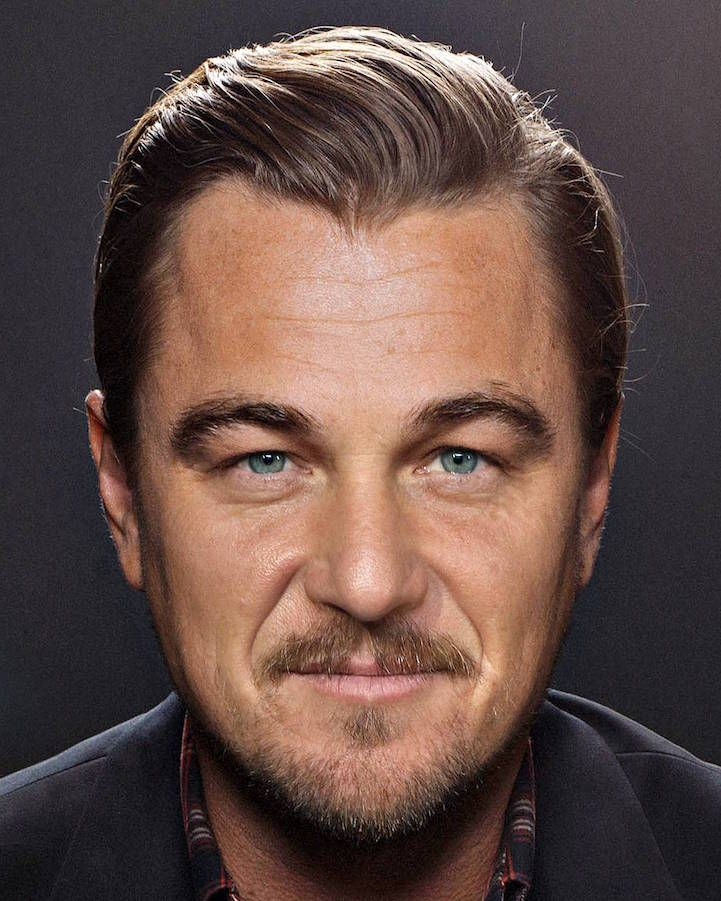
#> input picture image.png, 721 x 901 px
$ python file.py
#> lines starting #> are read from the running program, lines starting #| are printed output that depends on the picture; after the words box and inside, x2 and y2 are one past the last pixel; in counts of white or black regions, pixels touching at a corner belong together
import cv2
import sys

# Получаем путь к изображению из аргументов командной строки
if len(sys.argv) == 2:
    image_path = sys.argv[1]

else:
    image_path = "./image.png"


image = cv2.imread(image_path)
#> image is the input picture: shape (901, 721, 3); mean B, G, R 69.6, 75.8, 98.5

# Загружаем каскад для обнаружения лиц
face_cascade = cv2.CascadeClassifier(cv2.data.haarcascades + 'haarcascade_frontalface_default.xml')

# Преобразуем изображение в оттенки серого
gray = cv2.cvtColor(image, cv2.COLOR_BGR2GRAY)
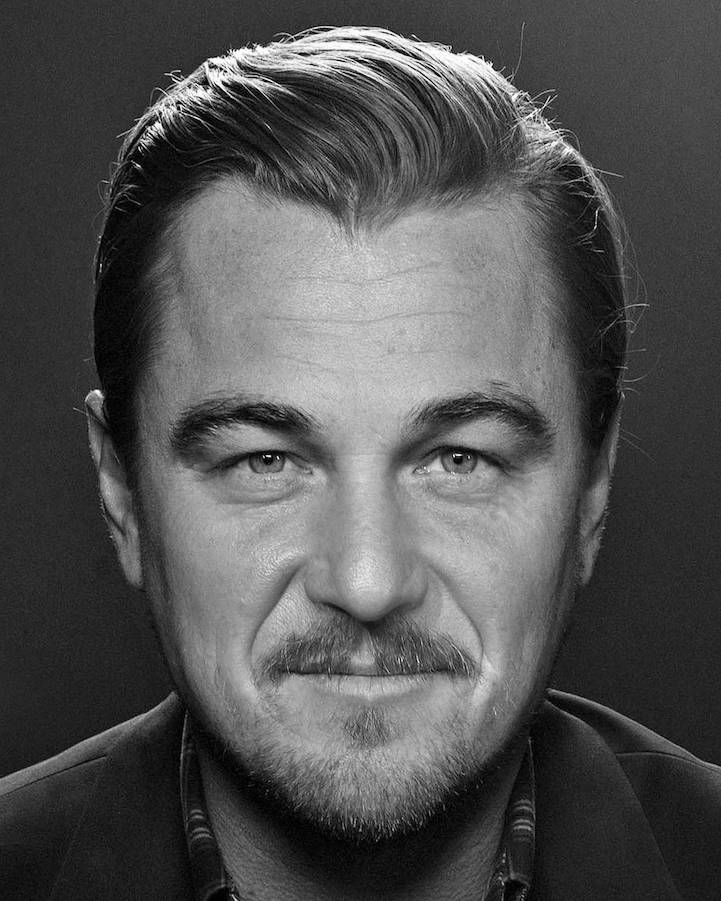
#> gray: shape (901, 721); min 0, max 255, mean 81.9

# Обнаруживаем лица
faces = face_cascade.detectMultiScale(gray, 1.1, 4)
#> faces = [[95, 250, 539, 539]]

# Проверяем, найдены ли лица
if len(faces) > 0:
    print(f'Найдено {len(faces)} лицо(а).')
#| Найдено 1 лицо(а).

    # Рисуем красные прямоугольники вокруг найденных лиц
    for (x, y, w, h) in faces:
        cv2.rectangle(image, (x, y), (x + w, y + h), (0, 0, 255), 2)  # Красный цвет (BGR)
#> this loop made 1 pass
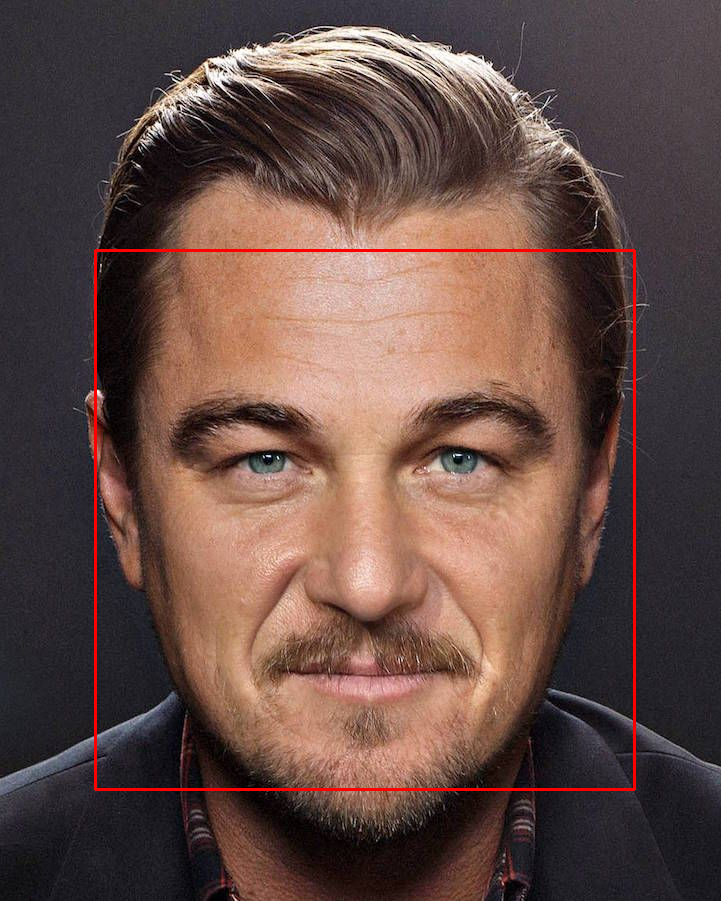
#> image: shape (901, 721, 3); 1% of pixels changed, all inside (x1, y1, x2, y2) = (94, 249, 636, 791)

    # Сохраняем изображение с прямоугольниками
    output_path = 'output_image.jpg'
    cv2.imwrite(output_path, image)
    print(f'Изображение сохранено как {output_path}')

else:
    print('Лица не найдены.')

$ run again, with image1.png copied over image.png
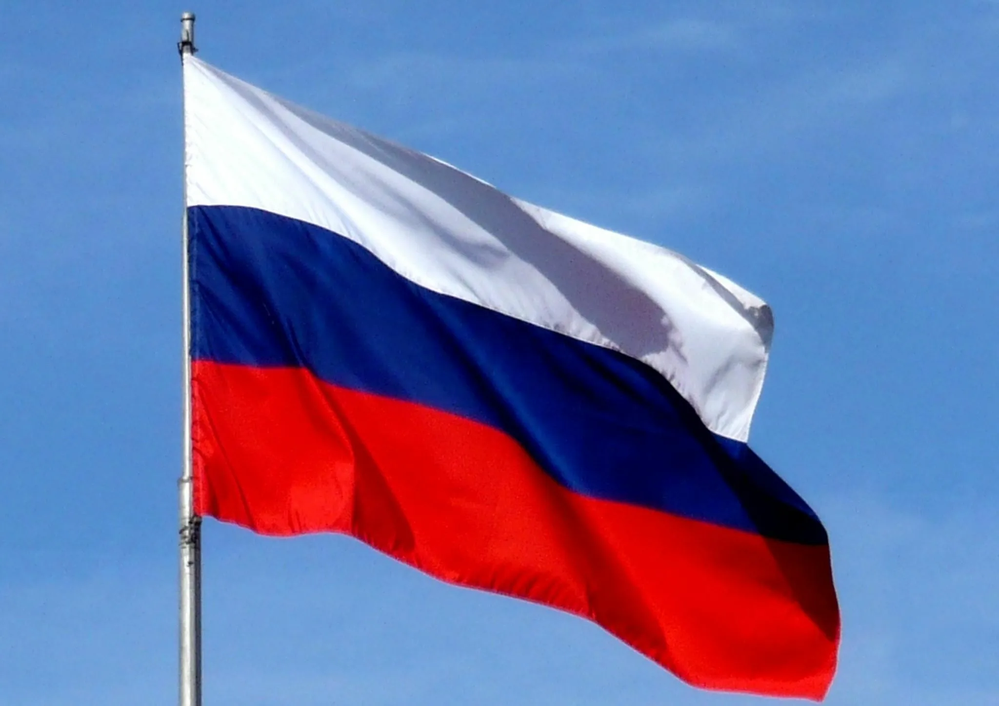
#> input picture image1.png, 999 x 706 px, shrunk from 2048 x 1448 before the run
#> image is the input picture: shape (706, 999, 3); mean B, G, R 166.3, 117.3, 111.3
#> `gray = cv2.cvtColor(image, cv2.COLOR_BGR2GRAY)`:
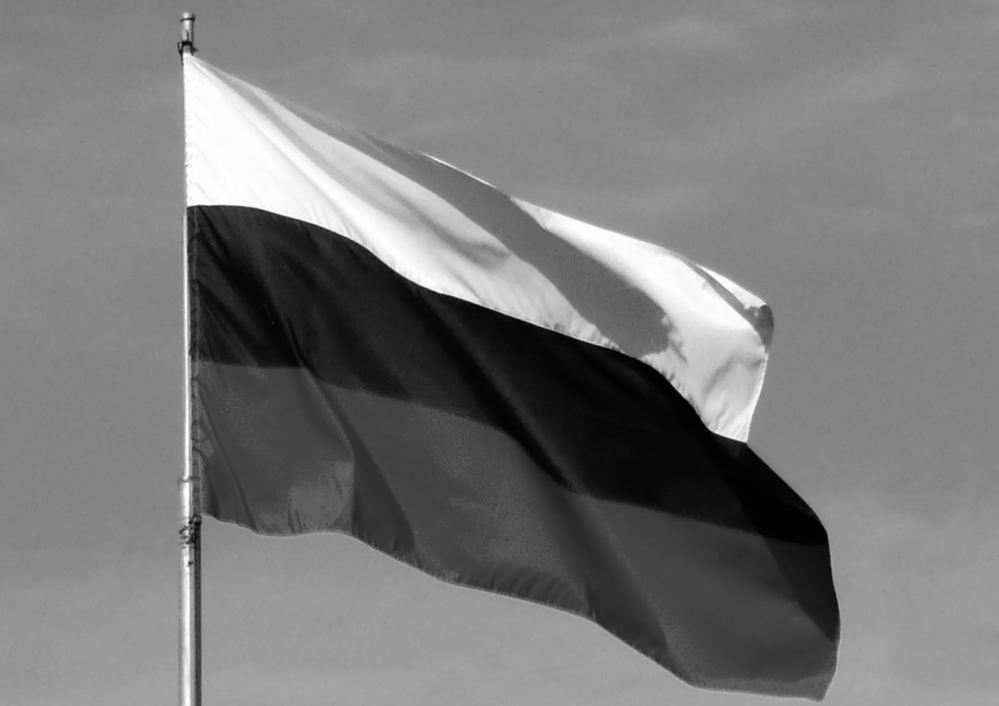
#> gray: shape (706, 999); min 0, max 255, mean 121.1
#> faces = ()
